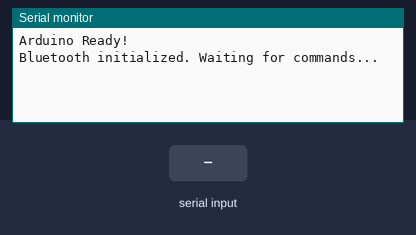
This sketch was run on a simulated Arduino Uno, built with avr-gcc and run on an emulated ATmega328P. Shown: the last lines printed to the serial monitor. Inputs (shaded band) come from the test bench.

Above: at 1.2 s.
1.3 s: "R\n" received over Serial
At 2.5 s:
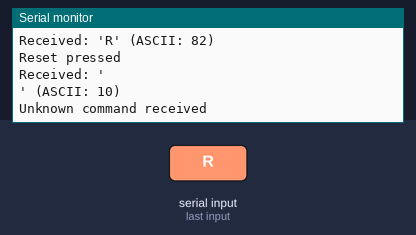
2.8 s: byte 83 ('S') received over Serial
At 3.4 s:
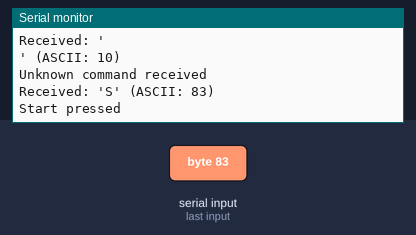
4.3 s: byte 80 ('P') received over Serial
At 5.5 s:
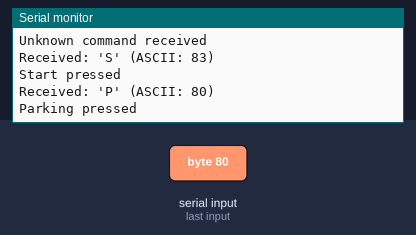
5.8 s: "1\n" received over Serial
At 6.5 s:
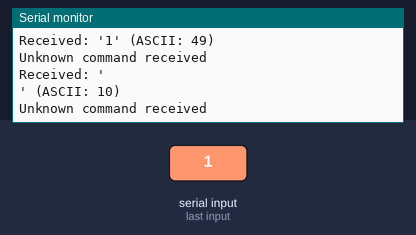

Measured:
- after the input at 1.3 s, the serial monitor: prints a new line at once (image 1)
- after the input at 2.8 s, the serial monitor: prints a new line at once (image 2)
- after the input at 4.3 s, the serial monitor: prints a new line at once (image 3)
- after the input at 5.8 s, the serial monitor: prints a new line at once (image 4)

The sketch:

bluetooth.ino
```cpp
#include "bluetooth.h"
Bluetooth bt(9600);
void setup()
{
    Serial.begin(9600);
    bt.begin();
    bt.send("Arduino Ready!\n");
    Serial.println("Bluetooth initialized. Waiting for commands...");
}
void loop()
{
    if (bt.available())
    {
        char command = bt.read();
#ifdef IGNORE_ZERO
        if (command == '0')
            return;
#endif
        Serial.print("Received: '");
        Serial.print(command);
        Serial.print("' (ASCII: ");
        Serial.print((int)command);
        Serial.println(")");
        switch (command)
        {
        case 'R':
            Serial.println("Reset pressed");
            break;
        case 'S':
            Serial.println("Start pressed");
            break;
        case 'P':
            Serial.println("Parking pressed");
            break;
        default:
            Serial.println("Unknown command received");
            break;
        }
    }
}
```

bluetooth.cpp
```cpp
// Author: Abd El-Rahman Mostafa
// Implementation of the Bluetooth driver for HC-05/HC-06 using hardware Serial.

#include "bluetooth.h"

Bluetooth::Bluetooth(uint32_t baud_rate) : baud_rate(baud_rate)
{
}

void Bluetooth::begin()
{
    Serial.begin(baud_rate);
}

void Bluetooth::send(const char *data)
{
    Serial.print(data);
}

void Bluetooth::sendBytes(const uint8_t *data, size_t length)
{
    Serial.write(data, length);
}

int Bluetooth::available()
{
    return Serial.available();
}

int Bluetooth::read()
{
    return Serial.read();
}

String Bluetooth::readString()
{
    return Serial.readStringUntil('\n');
}
```

bluetooth.h
```cpp
// Author: Abd El-Rahman Mostafa
// This file is meant to drive a Bluetooth module (e.g., HC-05/HC-06)
// with an easy-to-understand interface.
// It uses Arduino hardware Serial for pins 0 (RX) and 1 (TX).

#ifndef BLUETOOTH_H
#define BLUETOOTH_H

#include <Arduino.h>

class Bluetooth
{
private:
    uint32_t baud_rate; // Baud rate for Bluetooth communication (default: 9600 for HC-05/HC-06)

public:
    Bluetooth(uint32_t baud_rate = 9600);

    void begin();

    void send(const char *data);

    void sendBytes(const uint8_t *data, size_t length);

    int available();

    int read();

    String readString();
};

#endif
```
